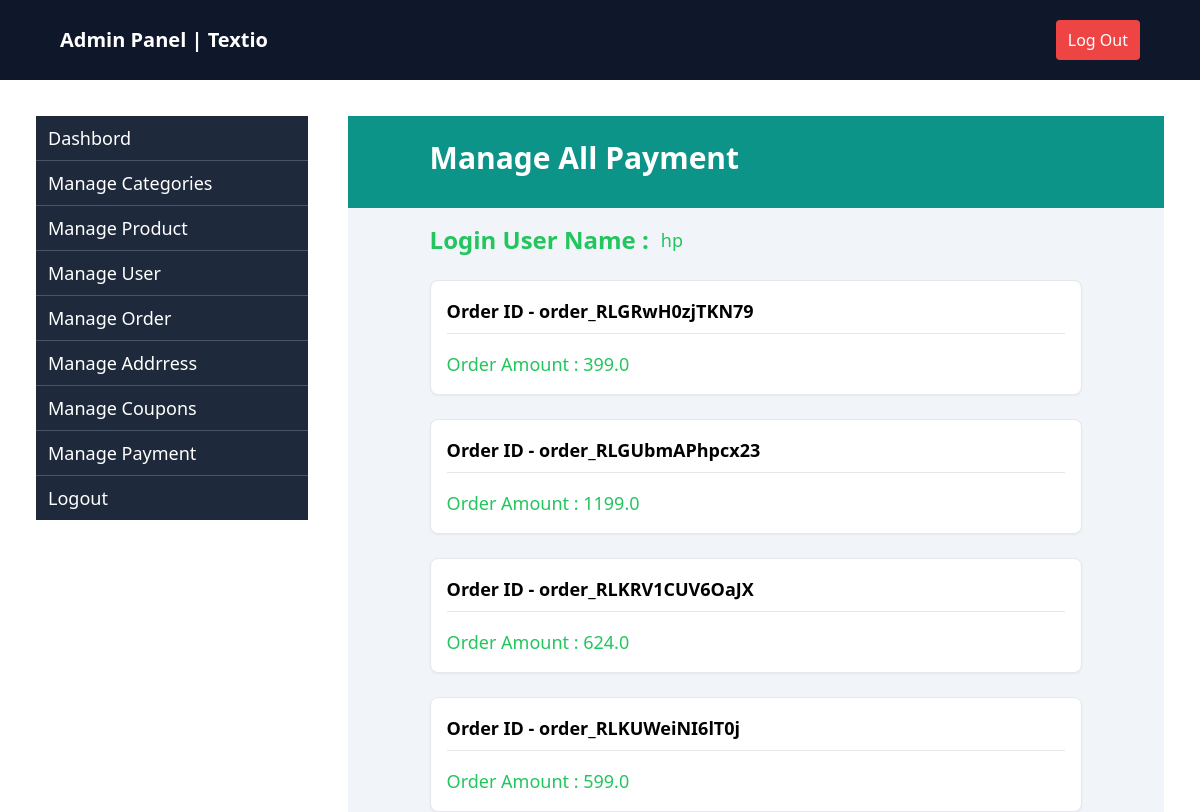
The app's page /manage-payment/ (signed in), older data.
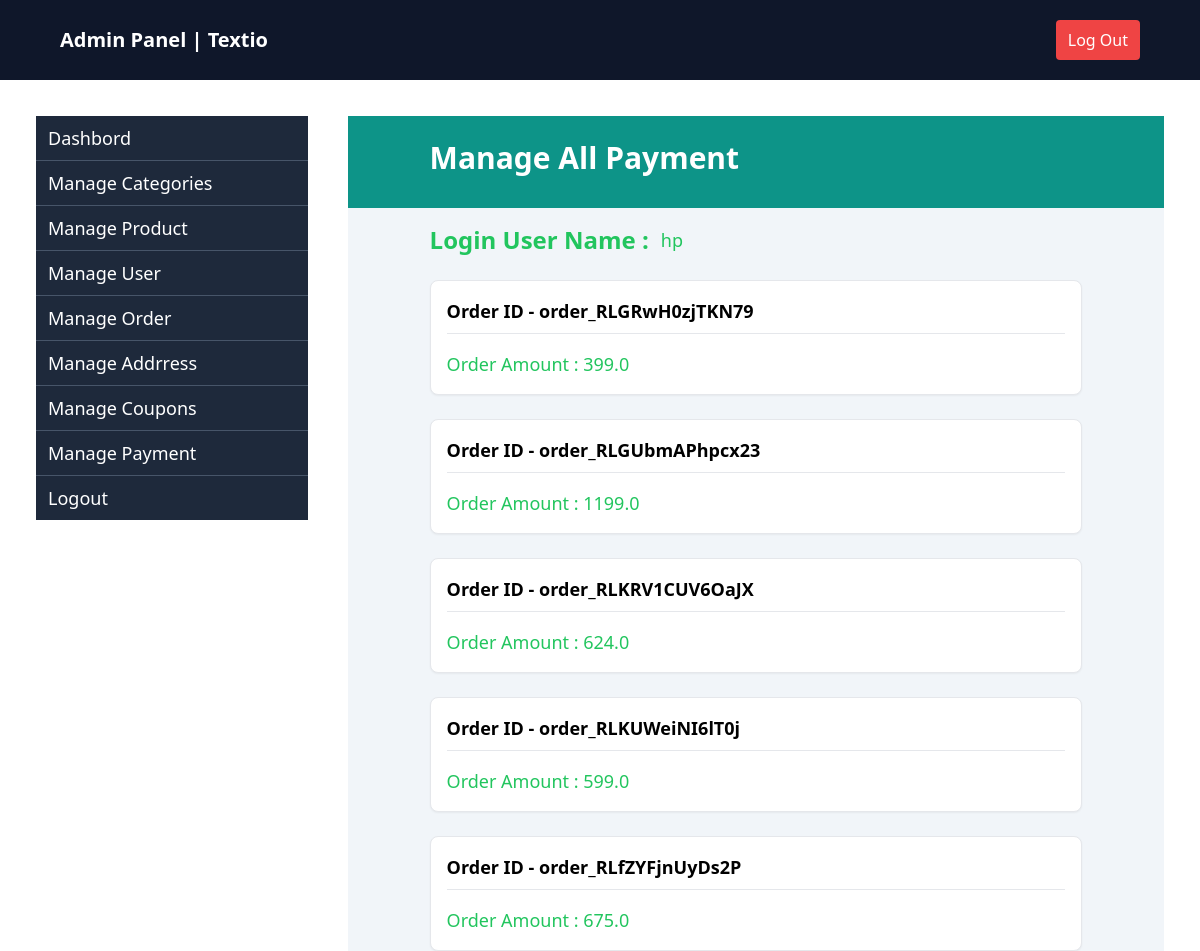
The same page, newer data.
### apptextio/models.py (models this page shows, shortened)
class Order(models.Model):
    user = models.ForeignKey(User, on_delete=models.CASCADE)
    isordered = models.BooleanField(default=False)
    address = models.ForeignKey("Address", on_delete=models.CASCADE, blank=True, null=True)
    coupon_id = models.ForeignKey("Coupon",on_delete=models.CASCADE, blank=True, null=True)
    create_at =models.DateTimeField(auto_now_add=True, blank=True, null=True)
    razor_pay_order_id = models.CharField(max_length=100, blank=True, null=True)
    razor_pay_payment_id = models.CharField(max_length=100, blank=True, null=True)
    razor_pay_payment_signature = models.CharField(max_length=100, blank=True, null=True)
    from_buynow = models.BooleanField(default=False, blank=True, null=True)
    def gettotaldiscountamount(self):
        total_discount = 0
        for item in OrderItem.objects.filter(order_id=self.id):
            total_discount += item.total_discount_price()
        return total_discount
    def getpayableamount(self):
        if self.coupon_id:
            return self.gettotaldiscountamount() - self.coupon_id.amount
        else:
            return self.gettotaldiscountamount()

class OrderItem(models.Model):
    user = models.ForeignKey(User, on_delete=models.CASCADE)
    order_id = models.ForeignKey("Order", on_delete=models.CASCADE,blank=True,null=True, related_name="items")
    product_id = models.ForeignKey(Product, on_delete=models.CASCADE)
    qty = models.IntegerField(default=1)
    isordered = models.BooleanField(default=False)
    def total_discount_price(self):
        return self.product_id.dis_price*self.qty

class Product(models.Model):
    category = models.ForeignKey(Category, on_delete=models.CASCADE)
    brand = models.CharField(max_length=50)
    title = models.CharField(max_length=200)
    image = models.ImageField(upload_to="photo/")
    description = models.TextField()
    price = models.FloatField(default=0)
    dis_price = models.FloatField(default=None, blank=True, null=True)
    size = models.ManyToManyField(SizeVariant, related_name="products", blank=True)

class Coupon(models.Model):
    code = models.CharField(max_length=200)
    amount = models.FloatField(blank=False,null=False)

### apptextio/admin_views.py (the view)
# urls.py: path("manage-payment/",managePayment,name="managepayment"),
def managePayment(request):
    data = {}
    data['orders'] = Order.objects.filter(user=request.user , isordered = True)
    return render(request, 'admin/manage_payment.html', data)

### apptextio/templates/admin/manage_payment.html (shortened to what this page needs)
{% extends 'admin/admin_base.html' %}
{% load tailwind_filters %}
{% block content %}
<div class="bg-slate-100 flex flex-1 flex-col">
    <div class="flex-1 bg-teal-600 text-white px-[10%] py-6">
        <h2 class="text-3xl font-semibold">Manage All Payment</h2>
    </div>
    <div class="flex mt-4 gap-5 px-[10%]">
        <div class="w-full">
            <div class="flex items-center gap-3">
                <p class="text-2xl font-bold text-green-500">Login User Name :</p><span class="text-green-500 text-lg">
                    {{user.username}}</span>
            </div>
            {% for order in orders %}
            <div class="flex flex-col gap-4 mt-6 border rounded-lg bg-white shadow-sm p-4">
                <div class="flex items-center justify-between border-b pb-2">
                    <h2 class="text-lg font-semibold">Order ID - {{ order.razor_pay_order_id }}</h2>
                </div>
                <div class="flex">
                    <span class="text-green-500 text-lg">Order Amount : {{order.getpayableamount}}</span>
                </div>
            </div>
            {% endfor %}
        </div>
    </div>
</div>
{% endblock %}

Row changes from the older to the newer data that the page shows:
added Order: razor_pay_order_id "order_RLfZYFjnUyDs2P", getpayableamount "675.0"
